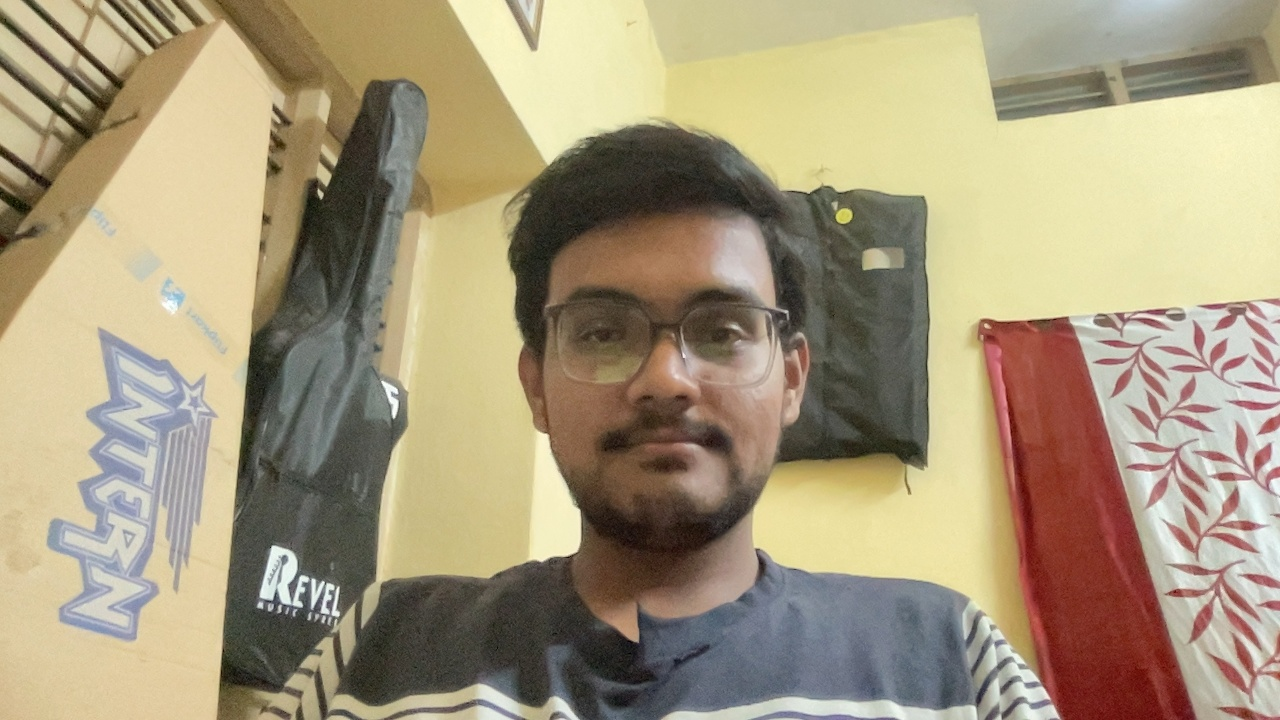
#> input picture known_faces/sumit_madde/sumit_madde_20250817_203903.jpg, 1280 x 720 px, given in place of the camera
$ python add_known_faces.py   (older library calls are emulated)
#> lines starting #> are read from the running program, lines starting #| are printed output that depends on the picture
#> the answer given: 1
### src/advanced_features/facial_recognition.py
#!/usr/bin/env python3
"""
Facial Recognition System

This module provides facial recognition capabilities for surveillance systems,
including face detection, encoding, matching, and person identification.

Backends (auto-selected, preferred first):
  * "opencv" : OpenCV DNN face detection (YuNet) + recognition (SFace).
               Works without dlib, ideal for Apple Silicon / CPU-only setups.
  * "dlib"   : the `face_recognition` library (HOG/CNN + 128-D encodings).

In addition to recognition, the system can automatically capture unique
cropped snapshots of detected faces (deduplicated by embedding) so the
dashboard can show a gallery of everyone it has seen and let the operator
assign a name to any captured face.
"""

import cv2
import numpy as np
import logging
import os
import pickle
from typing import List, Dict, Tuple, Optional, Set
from pathlib import Path
from datetime import datetime
import sqlite3
import threading
import time

# Project root (…/smart_surviance) so storage is independent of the CWD.
BASE_DIR = Path(__file__).resolve().parents[2]

# Try to import the dlib-based face_recognition library (optional).
try:
    import face_recognition
    FACE_RECOGNITION_AVAILABLE = True
except Exception:
    FACE_RECOGNITION_AVAILABLE = False
    logging.warning("face_recognition (dlib) not available; will use OpenCV backend if models are present.")

# Configure logging
logging.basicConfig(level=logging.INFO)
logger = logging.getLogger(__name__)

# OpenCV DNN model locations (downloaded from the OpenCV Zoo).
YUNET_MODEL = str(BASE_DIR / "models" / "face_detection_yunet_2023mar.onnx")
SFACE_MODEL = str(BASE_DIR / "models" / "face_recognition_sface_2021dec.onnx")
OPENCV_BACKEND_AVAILABLE = (
    hasattr(cv2, "FaceDetectorYN")
    and hasattr(cv2, "FaceRecognizerSF")
    and os.path.exists(YUNET_MODEL)
    and os.path.exists(SFACE_MODEL)
)

# SFace cosine similarity thresholds (higher = more similar).
SFACE_MATCH_THRESHOLD = 0.363      # recognise as same known identity
SFACE_DEDUP_THRESHOLD = 0.45       # treat as an already-captured face


# [15 lines left out: functions _normalize, _cosine_similarity, not called in this run]


class FacialRecognitionSystem:
    """
    Advanced facial recognition system for surveillance applications.

    Features:
    - Face detection and encoding (OpenCV YuNet/SFace or dlib)
    - Known face database management
    - Real-time face matching
    - Automatic unique face snapshot capture + gallery
    - Person identification and tracking
    - Face quality assessment
    - Multi-face processing
    """

    def __init__(self,
                 database_path: str = "face_database.db",
                 encodings_path: str = "face_encodings.pkl",
                 known_faces_dir: str = "known_faces",
                 captured_faces_dir: str = "captured_faces",
                 tolerance: float = 0.6,
                 model: str = "hog"):
        """
        Initialize the facial recognition system.

        All relative paths are resolved against the project root so that every
        component in the process shares the same storage regardless of CWD.
        """
        self.database_path = str(self._resolve(database_path))
        self.encodings_path = str(self._resolve(encodings_path))
        self.known_faces_dir = Path(self._resolve(known_faces_dir))
        self.captured_faces_dir = Path(self._resolve(captured_faces_dir))
        self.tolerance = tolerance
        self.model = model

        # Choose backend: OpenCV preferred (no dlib dependency), then dlib.
        if OPENCV_BACKEND_AVAILABLE:
            self.backend = "opencv"
        elif FACE_RECOGNITION_AVAILABLE:
            self.backend = "dlib"
        else:
            self.backend = None

        # Known-face data storage
        self.known_face_encodings: List[np.ndarray] = []
        self.known_face_names: List[str] = []
        self.known_face_metadata: Dict[str, Dict] = {}

        # Captured (gallery) faces: list of dicts with embedding + metadata
        self.captured_faces: List[Dict] = []
        self._capture_counter = 0

        # Performance tracking
        self.recognition_stats = {
            'total_faces_detected': 0,
            'known_faces_identified': 0,
            'unknown_faces_detected': 0,
            'processing_time_avg': 0.0,
            'backend': self.backend or 'none'
        }

        self.processing_lock = threading.Lock()

        # OpenCV DNN handles (created lazily / here when available)
        self._detector = None
        self._recognizer = None
        self._detector_size = (320, 320)
        if self.backend == "opencv":
            self._init_opencv_models()

        # Initialize storage
        self.known_faces_dir.mkdir(parents=True, exist_ok=True)
        self.captured_faces_dir.mkdir(parents=True, exist_ok=True)
        self._init_database()
        self._load_known_faces()
        self._load_captured_faces()

        if self.backend is None:
            logger.error("No face recognition backend available. Install opencv models or face_recognition.")
        else:
            logger.info(f"Facial Recognition System initialized (backend={self.backend})")

    # ------------------------------------------------------------------ #
    # Helpers
    # ------------------------------------------------------------------ #
    @staticmethod
    def _resolve(path: str) -> Path:
        """Resolve a possibly-relative path against the project root."""
        p = Path(path)
        return p if p.is_absolute() else (BASE_DIR / p)

    # [11 lines left out: function _init_opencv_models, not called in this run]

    @property
    def available(self) -> bool:
        return self.backend is not None

    # ------------------------------------------------------------------ #
    # Database
    # ------------------------------------------------------------------ #
    def _init_database(self):
        """Initialize SQLite database for face metadata."""
        try:
            conn = sqlite3.connect(self.database_path)
            cursor = conn.cursor()

            cursor.execute('''
                CREATE TABLE IF NOT EXISTS known_faces (
                    id INTEGER PRIMARY KEY AUTOINCREMENT,
                    name TEXT UNIQUE NOT NULL,
                    encoding_path TEXT,
                    first_seen TIMESTAMP DEFAULT CURRENT_TIMESTAMP,
                    last_seen TIMESTAMP DEFAULT CURRENT_TIMESTAMP,
                    total_detections INTEGER DEFAULT 0,
                    status TEXT DEFAULT 'active',
                    notes TEXT
                )
            ''')

            cursor.execute('''
                CREATE TABLE IF NOT EXISTS face_detections (
                    id INTEGER PRIMARY KEY AUTOINCREMENT,
                    person_name TEXT,
                    confidence REAL,
                    bbox_x INTEGER,
                    bbox_y INTEGER,
                    bbox_w INTEGER,
                    bbox_h INTEGER,
                    timestamp TIMESTAMP DEFAULT CURRENT_TIMESTAMP,
                    image_path TEXT,
                    is_known BOOLEAN
                )
            ''')

            cursor.execute('''
                CREATE TABLE IF NOT EXISTS unknown_faces (
                    id INTEGER PRIMARY KEY AUTOINCREMENT,
                    encoding_hash TEXT,
                    first_seen TIMESTAMP DEFAULT CURRENT_TIMESTAMP,
                    last_seen TIMESTAMP DEFAULT CURRENT_TIMESTAMP,
                    detection_count INTEGER DEFAULT 1,
                    sample_image_path TEXT
                )
            ''')

            # Gallery of automatically captured unique faces
            cursor.execute('''
                CREATE TABLE IF NOT EXISTS captured_faces (
                    id INTEGER PRIMARY KEY AUTOINCREMENT,
                    label TEXT,
                    image_path TEXT,
                    embedding BLOB,
                    is_known INTEGER DEFAULT 0,
                    confidence REAL DEFAULT 0,
                    first_seen TIMESTAMP DEFAULT CURRENT_TIMESTAMP,
                    last_seen TIMESTAMP DEFAULT CURRENT_TIMESTAMP,
                    detection_count INTEGER DEFAULT 1
                )
            ''')

            conn.commit()
            conn.close()
            logger.info("Face recognition database initialized")
        except Exception as e:
            logger.error(f"Error initializing database: {str(e)}")

    # ------------------------------------------------------------------ #
    # Known faces loading / persistence
    # ------------------------------------------------------------------ #
    def _load_known_faces(self):
        """Load known face encodings from pickle and/or the known_faces dir."""
        try:
            if os.path.exists(self.encodings_path):
                with open(self.encodings_path, 'rb') as f:
                    data = pickle.load(f)
                # Only reuse encodings produced by the current backend.
                if data.get('backend') == self.backend:
                    self.known_face_encodings = data.get('encodings', [])
                    self.known_face_names = data.get('names', [])
                    self.known_face_metadata = data.get('metadata', {})
                    logger.info(f"Loaded {len(self.known_face_encodings)} known face encodings")
                    if self.known_face_encodings:
                        return
                else:
                    logger.warning("Stored encodings use a different backend; rebuilding from images.")

            # Rebuild from images on disk
            self.known_face_encodings = []
            self.known_face_names = []
            self.known_face_dir_scan()
            self._save_encodings()
        except Exception as e:
            logger.error(f"Error loading known faces: {str(e)}")

    def known_face_dir_scan(self):
        """Walk known_faces/<person>/*.jpg and add each face."""
        self.known_faces_dir.mkdir(parents=True, exist_ok=True)
        for person_dir in self.known_faces_dir.iterdir():
            if person_dir.is_dir():
                person_name = person_dir.name
                for img_file in list(person_dir.glob("*.jpg")) + list(person_dir.glob("*.png")):
                    self._add_face_from_image(str(img_file), person_name)

    def _save_encodings(self):
        """Save face encodings to pickle file (tagged with backend)."""
        try:
            data = {
                'backend': self.backend,
                'encodings': self.known_face_encodings,
                'names': self.known_face_names,
                'metadata': self.known_face_metadata
            }
            with open(self.encodings_path, 'wb') as f:
                pickle.dump(data, f)
            logger.info("Face encodings saved successfully")
        except Exception as e:
            logger.error(f"Error saving encodings: {str(e)}")

    # ------------------------------------------------------------------ #
    # Embedding computation (backend specific)
    # ------------------------------------------------------------------ #
    # [18 lines left out: functions _detect_opencv, _embed_opencv, not called in this run]

    def _embed_image_best_face(self, image_bgr: np.ndarray) -> Optional[np.ndarray]:
        """Return the embedding for the largest face in an image (enrollment)."""
        if self.backend == "opencv":
            faces = self._detect_opencv(image_bgr)
            if len(faces) == 0:
                return None
            # Pick the largest face (w*h)
            best = max(faces, key=lambda r: float(r[2]) * float(r[3]))
            return self._embed_opencv(image_bgr, best)
        elif self.backend == "dlib":
            rgb = cv2.cvtColor(image_bgr, cv2.COLOR_BGR2RGB)
            locs = face_recognition.face_locations(rgb, model=self.model)
            encs = face_recognition.face_encodings(rgb, locs)
            if not encs:
                return None
            return np.asarray(encs[0], dtype=np.float32)
        return None

    # [23 lines left out: function _match_known, not called in this run]

    def _add_face_from_image(self, image_path: str, person_name: str) -> bool:
        """Add a face encoding from an image file."""
        if not self.available:
            return False
        try:
            image = cv2.imread(image_path)
            if image is None:
                logger.warning(f"Could not read image {image_path}")
                return False

            embedding = self._embed_image_best_face(image)
            if embedding is None:
                logger.warning(f"No faces found in {image_path}")
                return False

            self.known_face_encodings.append(embedding)
            self.known_face_names.append(person_name)
            self.known_face_metadata[person_name] = {
                'source_image': image_path,
                'added_date': datetime.now().isoformat(),
                'encoding_quality': self._assess_face_quality(image)
            }
            logger.info(f"Added face encoding for {person_name}")
            return True
        except Exception as e:
            logger.error(f"Error adding face from {image_path}: {str(e)}")
            return False

    # [123 lines left out: functions _assess_face_quality, detect_faces, _make_detection, _update_person_record, _handle_unknown_face, not called in this run]

    # ------------------------------------------------------------------ #
    # Enrollment / known-person management
    # ------------------------------------------------------------------ #
    def add_known_person(self, name: str, image_path: str) -> bool:
        """Add a new known person from an image, persisting the image."""
        try:
            # Copy the source image into known_faces/<name>/ so it survives.
            person_dir = self.known_faces_dir / self._safe_name(name)
            person_dir.mkdir(parents=True, exist_ok=True)
            stored_path = person_dir / f"{self._safe_name(name)}_{datetime.now().strftime('%Y%m%d_%H%M%S')}.jpg"
            try:
                img = cv2.imread(image_path)
                if img is not None:
                    cv2.imwrite(str(stored_path), img)
                else:
                    stored_path = Path(image_path)
            except Exception:
                stored_path = Path(image_path)

            success = self._add_face_from_image(str(stored_path), name)
            if success:
                conn = sqlite3.connect(self.database_path)
                cursor = conn.cursor()
                cursor.execute('''
                    INSERT OR REPLACE INTO known_faces (name, encoding_path, status)
                    VALUES (?, ?, 'active')
                ''', (name, str(stored_path)))
                conn.commit()
                conn.close()
                self._save_encodings()
                logger.info(f"Successfully added known person: {name}")
                return True
        except Exception as e:
            logger.error(f"Error adding known person {name}: {str(e)}")
        return False

    @staticmethod
    def _safe_name(name: str) -> str:
        return "".join(c if c.isalnum() or c in (' ', '_', '-') else '_' for c in name).strip().replace(' ', '_')

    # [27 lines left out: function remove_known_person, not called in this run]

    def get_recognition_stats(self) -> Dict:
        return self.recognition_stats.copy()

    def get_known_persons(self) -> List[str]:
        return sorted(set(self.known_face_names))

    # [52 lines left out: functions enroll_person_from_base64, draw_face_detections, cleanup, not called in this run]

    # ------------------------------------------------------------------ #
    # Unique face snapshot capture + gallery
    # ------------------------------------------------------------------ #
    def _load_captured_faces(self):
        """Load captured-face metadata + embeddings from the database."""
        try:
            conn = sqlite3.connect(self.database_path)
            cursor = conn.cursor()
            cursor.execute('''
                SELECT id, label, image_path, embedding, is_known, confidence,
                       first_seen, last_seen, detection_count
                FROM captured_faces ORDER BY id
            ''')
            rows = cursor.fetchall()
            conn.close()
            self.captured_faces = []
            for r in rows:
                emb = None
                if r[3] is not None:
                    try:
                        emb = np.frombuffer(r[3], dtype=np.float32)
                    except Exception:
                        emb = None
                self.captured_faces.append({
                    'id': r[0], 'label': r[1], 'image_path': r[2], 'embedding': emb,
                    'is_known': bool(r[4]), 'confidence': r[5],
                    'first_seen': r[6], 'last_seen': r[7], 'detection_count': r[8]
                })
            logger.info(f"Loaded {len(self.captured_faces)} captured faces")
        except Exception as e:
            logger.error(f"Error loading captured faces: {str(e)}")

    # [193 lines left out: functions _find_similar_capture, capture_unique_faces, _crop_face, _save_capture, _touch_capture, get_captured_faces and 3 more, not called in this run]


# ---------------------------------------------------------------------- #
# Shared singleton accessor
# ---------------------------------------------------------------------- #
_shared_instance: Optional[FacialRecognitionSystem] = None
_shared_lock = threading.Lock()


# [37 lines left out: functions get_facial_recognition_system, main, not called in this run]


# [2 lines that do not run on import are left out]

### add_known_faces.py
#!/usr/bin/env python3
"""
Simple Face Addition Script

A straightforward script to add known faces to the surveillance system.
"""

import cv2
import sys
import os
from datetime import datetime

# Add src directory to path
sys.path.append(os.path.join(os.path.dirname(__file__), 'src'))

def add_face_from_webcam():
    """Capture and add a face from webcam."""
    print("📷 Add Face from Webcam")
    print("======================")

    # Get person's name
    name = input("Enter person's name: ").strip()
#> the answer given: known_faces/sumit_madde/sumit_madde_20250817_203903.jpg
    if not name:
        print("❌ Name is required")
        return False

    # Create directory for this person
    person_dir = os.path.join("known_faces", name.lower().replace(" ", "_"))
    os.makedirs(person_dir, exist_ok=True)

    # Start camera
    cap = cv2.VideoCapture(0)
    if not cap.isOpened():
        print("❌ Cannot access camera")
        return False

    print(f"\n📸 Camera ready for {name}")
    print("Instructions:")
    print("- Look directly at the camera")
    print("- Ensure good lighting")
    print("- Press SPACE to capture")
    print("- Press 'q' to cancel")

    captured = False

    try:
        while True:
            ret, frame = cap.read()
#> frame is the input picture: shape (720, 1280, 3); mean B, G, R 123.8, 152.2, 165.8
            if not ret:
                break

            # Create display frame
            display_frame = frame.copy()

            # Add text overlay
            cv2.putText(display_frame, f"Adding: {name}", (10, 30),
                       cv2.FONT_HERSHEY_SIMPLEX, 1, (0, 255, 0), 2)
            cv2.putText(display_frame, "SPACE to capture, 'q' to quit", (10, 70),
                       cv2.FONT_HERSHEY_SIMPLEX, 0.6, (255, 255, 255), 2)
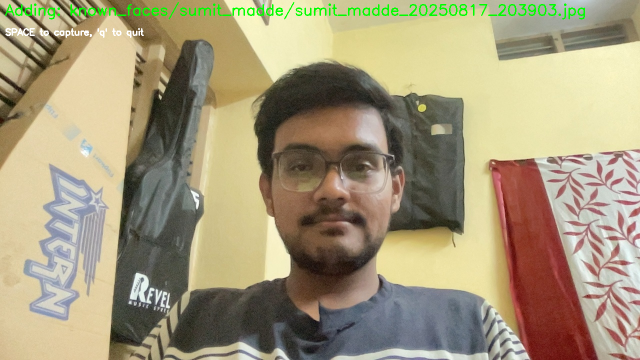
#> display_frame: shape (720, 1280, 3) (shown at 1/2 size); mean B, G, R 122.8, 153, 164.2

            # Optional: Show face detection
            try:
                face_cascade = cv2.CascadeClassifier(cv2.data.haarcascades + 'haarcascade_frontalface_default.xml')
                gray = cv2.cvtColor(frame, cv2.COLOR_BGR2GRAY)
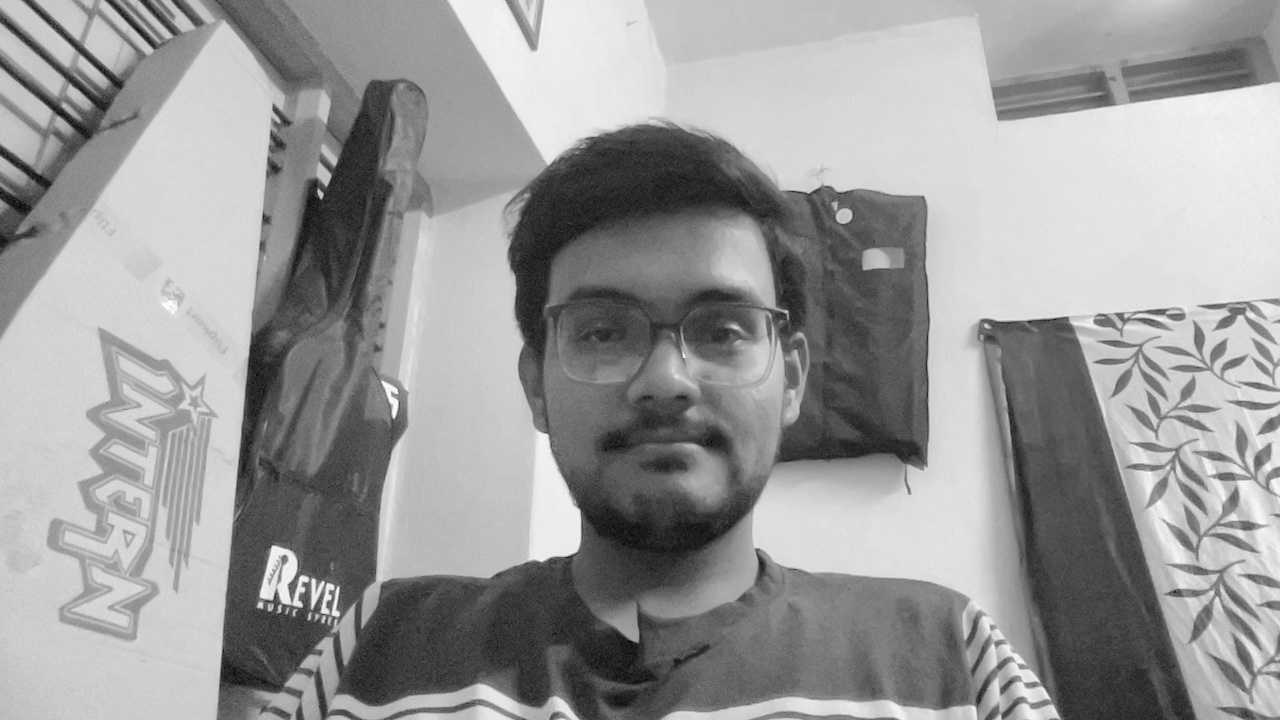
#> gray: shape (720, 1280); min 0, max 254, mean 153
                faces = face_cascade.detectMultiScale(gray, 1.1, 4)
#> faces = [[305, 317, 56, 56], [510, 210, 308, 308]]

                for (x, y, w, h) in faces:
                    cv2.rectangle(display_frame, (x, y), (x+w, y+h), (255, 0, 0), 2)
                    cv2.putText(display_frame, "Face detected", (x, y-10),
                               cv2.FONT_HERSHEY_SIMPLEX, 0.5, (255, 0, 0), 1)
#> this loop made 2 passes
#> (the rest of the program and of its run is left out)
